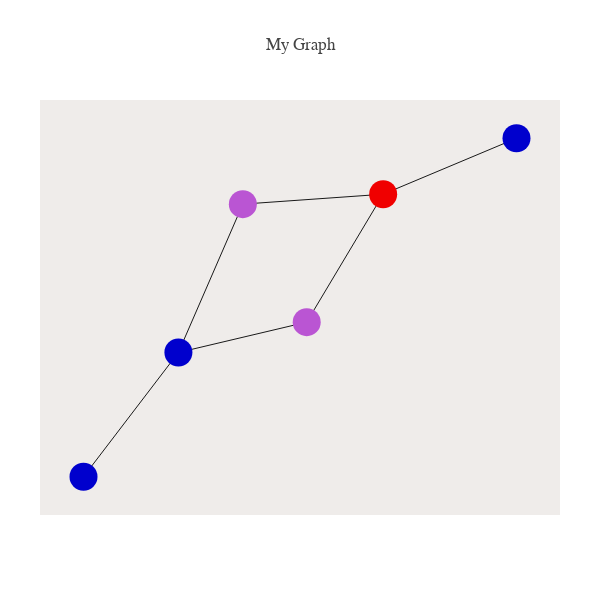

The notebook cell saved with this chart:
### Code cell
##

nodes, edges, leaves, node_code= tree_descent_net(root_lib,point_up,sink,init= [0])

from structure_tools.Coalesce_plots import get_ori_graph

present= True
nodes_as_seqs= True
root= True



get_ori_graph(root_lib,edges,node_list,leaves,present= present,
                                            nodes_as_seqs= nodes_as_seqs,
                                            root= root)

### Figure 1 — Plotly figure (JSON) as saved in the notebook; plotly's stock layout.template omitted (floating-point values rounded to 4 significant figures)
{"data": [{"hoverinfo": "none", "line": {"color": "rgb(25,25,25)", "width": 1}, "mode": "lines", "type": "scatter", "uid": "a19ea41a-2d3b-4424-aa54-e9fb9e46d0d0", "x": [0.4235, -0.1831, null, 0.4235, 0.09306, null, 0.4235, 1, null, -0.1831, -0.4616, null, 0.09306, -0.4616, null, -0.4616, -0.8719, null], "y": [0.3168, 0.2808, null, 0.3168, -0.1484, null, 0.3168, 0.5204, null, 0.2808, -0.2588, null, -0.1484, -0.2588, null, -0.2588, -0.7107, null]}, {"hoverinfo": "text", "marker": {"color": ["rgb(240,0,0)", "rgb(186,85,211)", "rgb(186,85,211)", "rgb(0,0,205)", "rgb(0,0,205)", "rgb(0,0,205)"], "size": 28}, "mode": "markers", "text": ["root: 0000", "0100", "1000", "0010", "1100", "1101"], "type": "scatter", "uid": "752b44d6-3581-4e4f-8050-8941ee7f8c2d", "x": [0.4235, -0.1831, 0.09306, 1, -0.4616, -0.8719], "y": [0.3168, 0.2808, -0.1484, 0.5204, -0.2588, -0.7107]}], "layout": {"autosize": false, "font": {"family": "Balto"}, "height": 600, "hovermode": "closest", "margin": {"b": 85, "l": 40, "pad": 0, "r": 40, "t": 100}, "plot_bgcolor": "#efecea", "showlegend": false, "title": {"text": "My Graph"}, "width": 600, "xaxis": {"showgrid": false, "showline": false, "showticklabels": false, "title": {"text": ""}, "zeroline": false}, "yaxis": {"showgrid": false, "showline": false, "showticklabels": false, "title": {"text": ""}, "zeroline": false}}}
